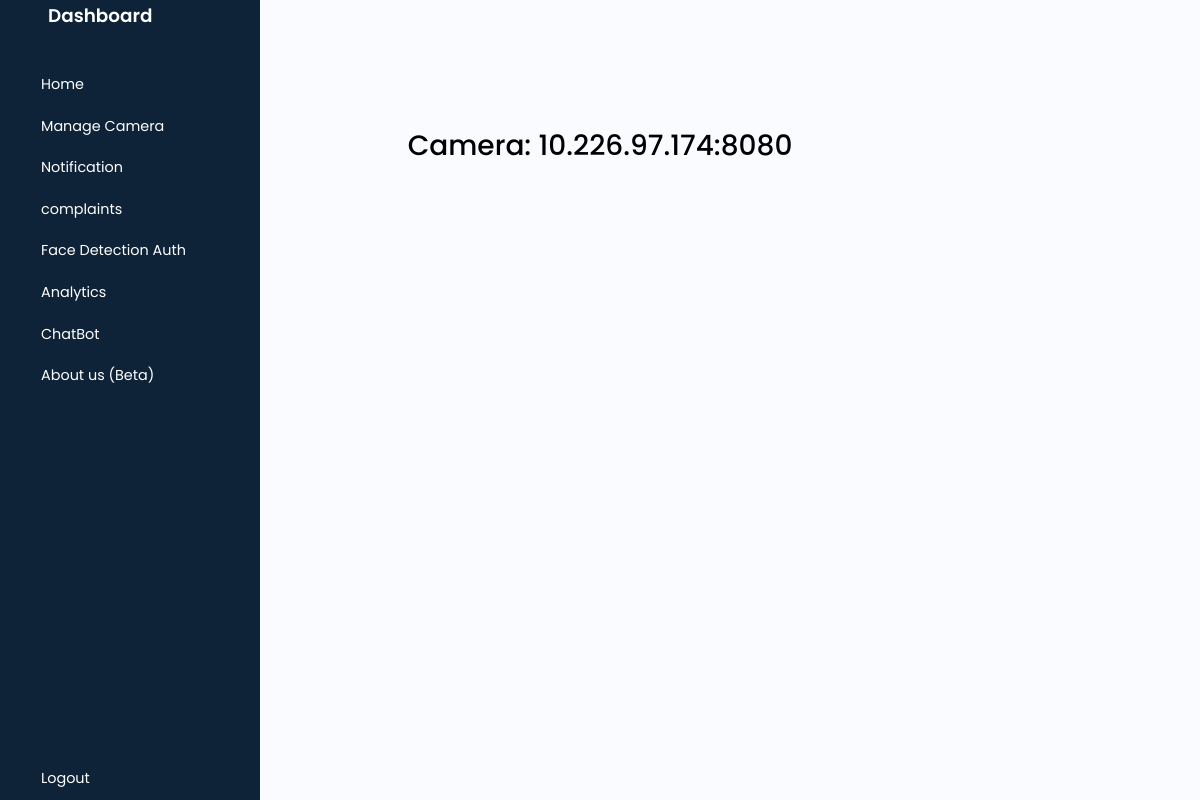
/dashboard (signed in), run on an earlier commit of the app's database.
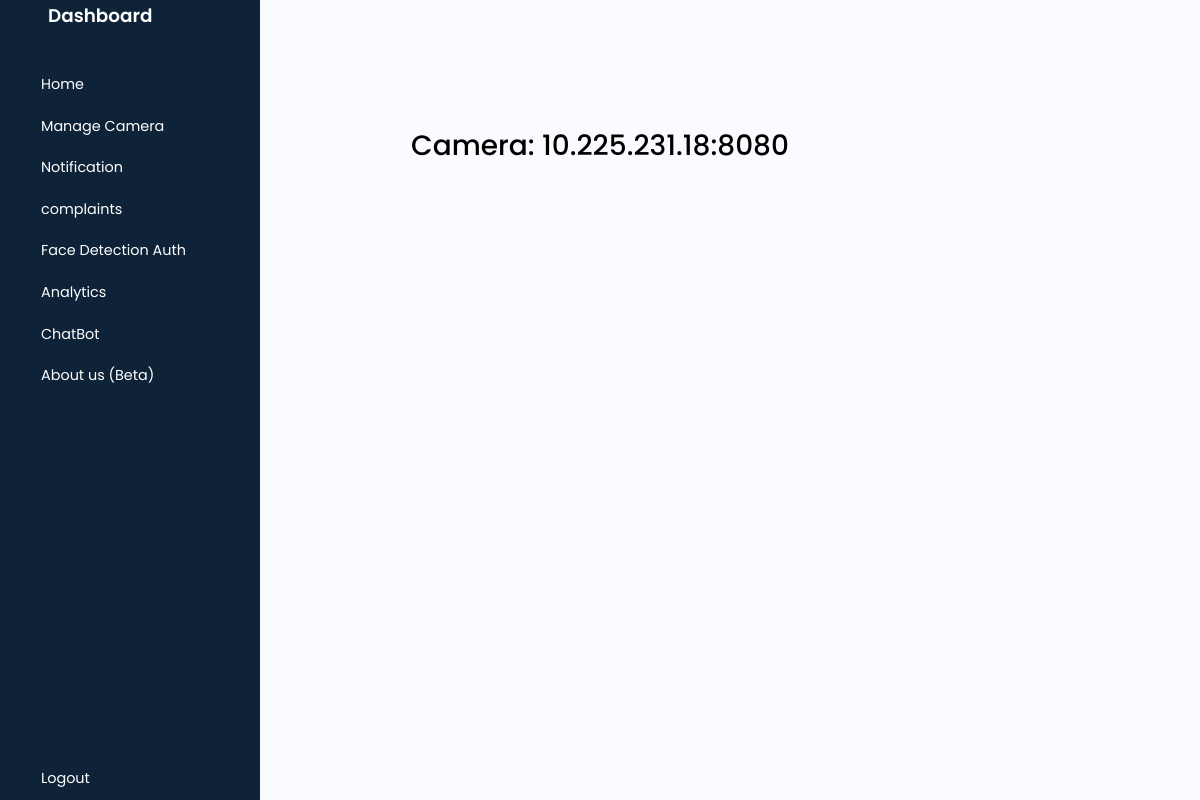
And on a later commit of the database.
### app.py (models this page shows)
class Camera(db.Model):
    id = db.Column(db.Integer, primary_key=True)
    user_id = db.Column(db.Integer, db.ForeignKey('user.id'))
    Cam_id = db.Column(db.String(100))
    fire_detection = db.Column(db.Boolean, default=False)
    pose_alert = db.Column(db.Boolean, default=False)
    restricted_zone = db.Column(db.Boolean, default=False)
    safety_gear_detection = db.Column(db.Boolean, default=False)
    region = db.Column(db.Boolean, default=False)

### app.py (the view)
@app.route('/dashboard')
@login_required
def dash_page():
    cameras = Camera.query.filter_by(user_id=current_user.id).all()
    logging.info(f"Dashboard accessed by user {current_user.username}.")
    return render_template('dash.html', cameras=cameras)

### app.py (called while the page is built)
@login_manager.user_loader
def load_user(user_id):
    return User.query.get(int(user_id))

### templates/dash.html (shortened to what this page needs)
<!DOCTYPE html>
<html lang="en">
<head>
    <link href="https://cdn.lineicons.com/4.0/lineicons.css" rel="stylesheet" />
    <link href="https://cdn.jsdelivr.net/npm/bootstrap@5.3.0-alpha3/dist/css/bootstrap.min.css" rel="stylesheet"
>
    <link rel="stylesheet" href="static/css/style_dash.css">
</head>
<body>
    <div class="wrapper">
        {% include 'sidebar.html' %}
        <div class="main p-3 d-flex justify-content-center align-items-center">
            <div class="text-center">
                <div id="live-feeds">
                    {% if cameras %}
                        {% for camera in cameras %}
                            <h3>Camera: {{ camera.Cam_id }}</h3>
                            <div class="d-flex justify-content-center position-relative">
                                <iframe src="/video_feed/{{ camera.Cam_id }}" width="1000" height="500" class="video-feed"></iframe>
                            </div>
                        {% endfor %}
                    {% else %}
                        <div class="alert alert-dark" role="alert">
                            No cameras Found!!
                        </div>
                    {% endif %}
                </div>
            </div>
        </div>
    </div>
</body>
</body>
</html>

### templates/sidebar.html (shortened to what this page needs)
<aside id="sidebar" class="expand">
    <div class="d-flex">
        <button class="toggle-btn" type="button" id="sidebarToggle">
        </button>
        <div class="sidebar-logo">
            <a href="#" id="dashboardTitle">Dashboard</a>
        </div>
    </div>
    <ul class="sidebar-nav">
        <li class="sidebar-item">
            <a href="/dashboard" class="sidebar-link">
                <span>Home</span>
            </a>
        </li>
        <li class="sidebar-item">
            <a href="/manage_camera" class="sidebar-link">
                <span>Manage Camera</span>
            </a>
        </li>
        <li class="sidebar-item">
            <a href="/notifications" class="sidebar-link">
                <span>Notification</span>
            </a>
        </li>
        <li class="sidebar-item">
            <a href="/complaints" class="sidebar-link">
                <span>complaints</span>
            </a>
        </li>
        <li class="sidebar-item">
            <a href="/face_auth" class="sidebar-link">
                <span>Face Detection Auth</span>
            </a>
        </li>
        <li class="sidebar-item">
            <a href="/analytics" class="sidebar-link">
                <span>Analytics</span>
            </a>
        </li>
        <li class="sidebar-item">
            <a href="/chatbot" class="sidebar-link">
                <span>ChatBot</span>
            </a>
        </li>
        <li class="sidebar-item">
            <a href="/about" class="sidebar-link">
                <span>About us (Beta)</span>
            </a>
        </li>
    </ul>
    <div class="sidebar-footer">
        <li class="sidebar-item">
            <a href="/logout" class="sidebar-link">
                <span>Logout</span>
            </a>
        </li>
    </div>
</aside>

### static/css/style_dash.css (style rules this page uses)
a { text-decoration: none; }
li { list-style: none; }
body { font-family: 'Poppins', sans-serif; }
.wrapper { display: flex; }
.main { padding-left: 260px; min-height: 100vh; width: 100%; overflow-y: auto; transition: all 0.35s ease-in-out; background-color: #fafbfe; }
#sidebar { position: fixed; top: 0; left: 0; bottom: 0; width: 70px; min-width: 70px; z-index: 1000; transition: all .25s ease-in-out; background-color: #0e2238; display: flex; flex-direction: column; overflow-y: auto; }
#sidebar.expand { width: 260px; min-width: 260px; }
.toggle-btn { background-color: transparent; cursor: pointer; border: 0; padding: 1rem 1.5rem; transition: all 0.3s ease; border-radius: 8px; display: flex; align-items: center; justify-content: center; }
.sidebar-logo { margin: auto 0; }
.sidebar-logo a { color: #FFF; font-size: 1.15rem; font-weight: 600; }
.sidebar-nav { padding: 2rem 0; flex: 1 1 auto; }
a.sidebar-link { padding: .625rem 1.625rem; color: #FFF; display: flex; align-items: center; font-size: 0.9rem; white-space: nowrap; border-left: 3px solid transparent; transition: all 0.3s ease; }
.sidebar-item { position: relative; }
.video-feed { position: relative; z-index: 1; }
body { font-family: 'Poppins', sans-serif; color: #000000; }

What changed in the data, as far as the page shows it:
changed Camera: Cam_id "10.226.97.174:8080" → "10.225.231.18:8080"
